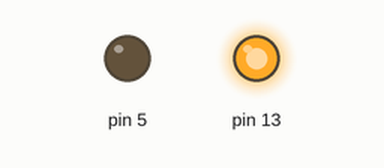
The sketch below on a simulated Arduino Uno, built with avr-gcc and run on an emulated ATmega328P. Shown: output pins drawn as LEDs (lit = HIGH).

Above: at 0.2 s.
At 24.0 s:
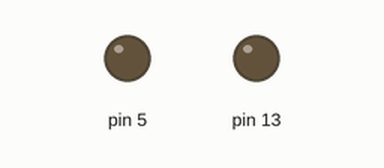
Timing chart, 0 to 32.5 s (numbered marks = the images above):
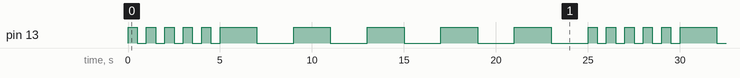

Measured:
- by itself, pin 13: repeats every 25.0 s: 4 × (LOW 0.50 s, HIGH 0.50 s), LOW 0.50 s, 5 × (HIGH 2.0 s, LOW 2.0 s), HIGH 0.50 s
- by itself, everything shown: repeats every 25.0 s, in 20 steps

The sketch:

LED.ino
```cpp
void setup() {
  pinMode(13, OUTPUT);
  pinMode(5, OUTPUT);
}
void loop() {
  for(int i=0; i < 5; i++) {
    digitalWrite(13, HIGH);
    delay(500);
    digitalWrite(13, LOW);
    delay(500);
  }
  for (int i=0; i < 5; i++) {
    digitalWrite(13, HIGH);
    delay(2000);
    digitalWrite(13, LOW);
    delay(2000);
  }
}
```
